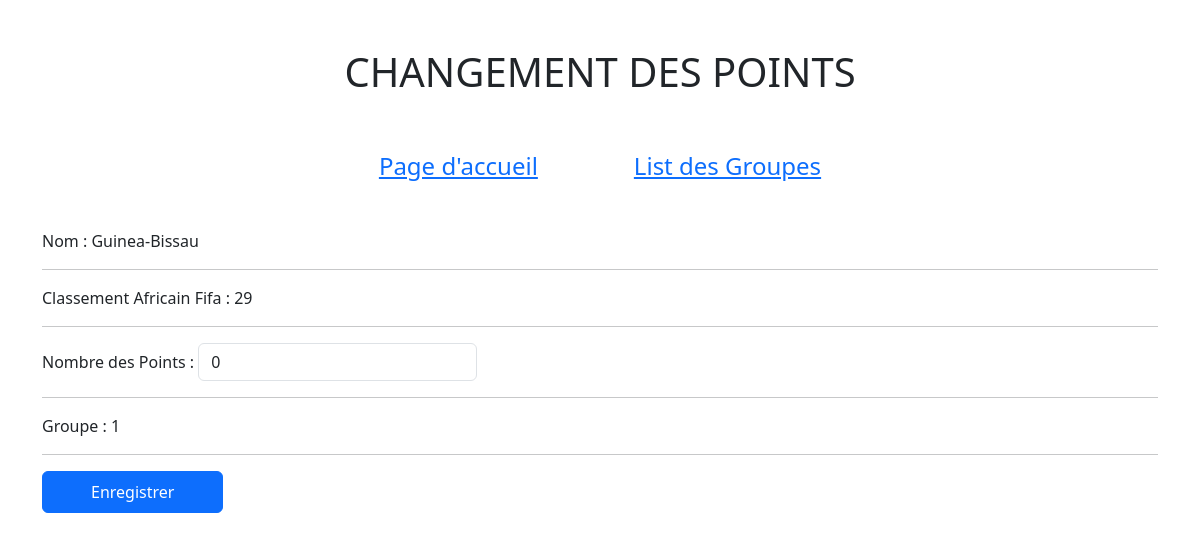
Page /Afcon/modifier/4/ on the committed database.
### Afcon/models.py (models this page shows)
class Equipes(models.Model):
    name = models.CharField(max_length=200)
    classement = models.IntegerField(default=0)
    points = models.IntegerField(default=0)
    groupe = models.ForeignKey(Groupes, on_delete=models.CASCADE)

### Afcon/views.py (the view)
# urls.py: path('modifier/<int:equipe_id>/', views.ViewModifier, name='ViewModifier'),
def ViewModifier(request, equipe_id):
    template = loader.get_template('Afcon/modifier.html')
    equipe = Equipes.objects.get(id=equipe_id)
    context = {'equipe': equipe}
    return HttpResponse(template.render(context, request))

### Afcon/templates/Afcon/modifier.html (shortened to what this page needs)
<!DOCTYPE html>
<html lang="en">
<head>
    <link rel="stylesheet" href="//cdn.jsdelivr.net/npm/bootstrap@5.3.2/dist/css/bootstrap.min.css" />
    {% load static %}
    <link rel="stylesheet" href="{% static 'Afcon/style.css' %}" />
</head>
<body>
    <h1 class="h1 p-5">Changement des Points</h1>
    <ul class="list mb-5">
        <li class="px-5"><a href="{% url 'Afcon:ViewAccueil' %}" class="h4 link-primary">Page d'accueil</a></li>
        <li class="px-5"><a href="{% url 'Afcon:ViewGroupe' %}" class="h4 link-primary">List des Groupes</a></li>
    </ul>
    <div class="container">
        <div class="row">
            <form action="{% url 'Afcon:editPoints' equipe.id %}" method="POST">
                Nom : {{ equipe.name }}
                <hr/>
                Classement Africain Fifa : {{ equipe.classement }}
                <hr/>
                Nombre des Points : <input type="number" class="form-control mw-25 w-25 d-inline-block" name="points" value="{{ equipe.points }}" />
                <hr/>
                Groupe : {{ equipe.groupe_id }}
                <hr/>
                <input type="submit" class="btn btn-primary px-5 py-2" value="Enregistrer" />
            </form>
        </div>
    </div>
</body>
</html>

### Afcon/static/Afcon/style.css (style rules this page uses)
body { margin: 0px; padding: 0px; }
h1 { text-align: center; color: brown; font-size: 25px; text-transform: uppercase; }
ul.list { list-style: none; margin: 0px; padding: 0px; display: flex; align-items: center; justify-content: center; }
ul.list li { display: inline-block; }

### rows in the picture
Equipes: name "Guinea-Bissau", classement "29", points "0", groupe_id "1"
